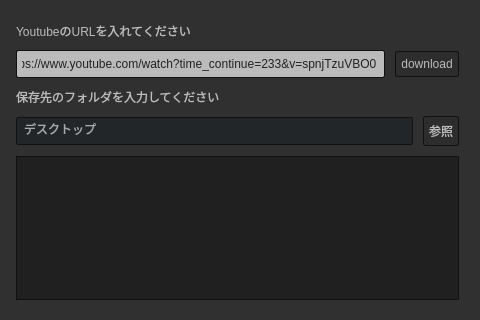
<?xml version="1.0" encoding="UTF-8"?>
<ui version="4.0">
 <class>Form</class>
 <widget class="QWidget" name="Form">
  <property name="geometry">
   <rect>
    <x>0</x>
    <y>0</y>
    <width>480</width>
    <height>320</height>
   </rect>
  </property>
  <property name="sizePolicy">
   <sizepolicy hsizetype="Fixed" vsizetype="Fixed">
    <horstretch>0</horstretch>
    <verstretch>0</verstretch>
   </sizepolicy>
  </property>
  <property name="minimumSize">
   <size>
    <width>480</width>
    <height>320</height>
   </size>
  </property>
  <property name="contextMenuPolicy">
   <enum>Qt::ActionsContextMenu</enum>
  </property>
  <property name="windowTitle">
   <string>Form</string>
  </property>
  <property name="styleSheet">
   <string notr="true">#Form{
background-color: #303030;
}

QTreeView, QListView
{
    border: 1px solid #111;
    background-color: #222;
}


QListView::item:!selected:hover, QListView::item:!selected:hover, QTreeView::item:!selected:hover  {
    background: rgba(0, 0, 0, 0);
    outline: 0;
    color: #eff0f1
}

QListView::item:selected:hover, QListView::item:selected:hover, QTreeView::item:selected:hover  {
    background: #3daee9;
    color: #eff0f1;
}


QTableView::item:pressed, QListView::item:pressed, QTreeView::item:pressed  {
    background: #3daee9;
    color: #eff0f1;
}

QTableView::item:selected:active, QTreeView::item:selected:active, QListView::item:selected:active  {
    background: #3daee9;
    color: #eff0f1;
}
</string>
  </property>
  <layout class="QVBoxLayout" name="verticalLayout">
   <property name="spacing">
    <number>10</number>
   </property>
   <property name="leftMargin">
    <number>16</number>
   </property>
   <property name="topMargin">
    <number>22</number>
   </property>
   <property name="rightMargin">
    <number>21</number>
   </property>
   <property name="bottomMargin">
    <number>20</number>
   </property>
   <item>
    <widget class="QLabel" name="label_url">
     <property name="styleSheet">
      <string notr="true">#label_url{
	color: #bbb;
}</string>
     </property>
     <property name="text">
      <string>YoutubeのURLを入れてください</string>
     </property>
    </widget>
   </item>
   <item>
    <layout class="QHBoxLayout" name="horizontalLayout">
     <item>
      <widget class="QLineEdit" name="lineEdit_url">
       <property name="minimumSize">
        <size>
         <width>0</width>
         <height>0</height>
        </size>
       </property>
       <property name="mouseTracking">
        <bool>true</bool>
       </property>
       <property name="focusPolicy">
        <enum>Qt::StrongFocus</enum>
       </property>
       <property name="styleSheet">
        <string notr="true">QLineEdit
{
    background-color: #bbb;
    padding: 5px;
    border-style: solid;
    border: 1px solid #111;
    border-radius: 2px;
    color: #222;
}</string>
       </property>
       <property name="text">
        <string>https://www.youtube.com/watch?time_continue=233&amp;v=spnjTzuVBO0</string>
       </property>
       <property name="echoMode">
        <enum>QLineEdit::Normal</enum>
       </property>
       <property name="dragEnabled">
        <bool>true</bool>
       </property>
       <property name="readOnly">
        <bool>false</bool>
       </property>
       <property name="cursorMoveStyle">
        <enum>Qt::VisualMoveStyle</enum>
       </property>
      </widget>
     </item>
     <item>
      <widget class="QPushButton" name="btn_download">
       <property name="maximumSize">
        <size>
         <width>80</width>
         <height>16777215</height>
        </size>
       </property>
       <property name="styleSheet">
        <string notr="true">
QPushButton
{
    color: #bbb;
    background-color: #2d2d2d;
    border-width: 1px;
    border-color: #111;
    border-style: solid;
    padding: 5px;
    border-radius: 2px;
    outline: none;
}

QPushButton:disabled
{
    background-color: #31363b;
    border-width: 1px;
    border-color: #454545;
    border-style: solid;
    padding-top: 5px;
    padding-bottom: 5px;
    padding-left: 10px;
    padding-right: 10px;
    border-radius: 2px;
    color: #454545;
}

QPushButton:focus {
    background-color: #3daee9;
    color: white;
}

QPushButton:pressed
{
    background-color: #3daee9;
    padding-top: -15px;
    padding-bottom: -17px;
}</string>
       </property>
       <property name="text">
        <string>download</string>
       </property>
      </widget>
     </item>
    </layout>
   </item>
   <item>
    <widget class="QLabel" name="label_savedir">
     <property name="styleSheet">
      <string notr="true">#label_savedir{
	color: #bbb;
}</string>
     </property>
     <property name="text">
      <string>保存先のフォルダを入力してください</string>
     </property>
    </widget>
   </item>
   <item>
    <layout class="QHBoxLayout" name="horizontalLayout_2">
     <item>
      <widget class="QLineEdit" name="lineEdit_savedir">
       <property name="enabled">
        <bool>true</bool>
       </property>
       <property name="minimumSize">
        <size>
         <width>0</width>
         <height>0</height>
        </size>
       </property>
       <property name="styleSheet">
        <string notr="true">QLineEdit
{
    background-color: #232629;
    padding: 5px;
    border-style: solid;
    border: 1px solid #111;
    border-radius: 2px;
    color: #aaa;
}</string>
       </property>
       <property name="text">
        <string>デスクトップ</string>
       </property>
       <property name="readOnly">
        <bool>true</bool>
       </property>
       <property name="cursorMoveStyle">
        <enum>Qt::LogicalMoveStyle</enum>
       </property>
      </widget>
     </item>
     <item>
      <widget class="QPushButton" name="btn_opendir">
       <property name="maximumSize">
        <size>
         <width>80</width>
         <height>16777215</height>
        </size>
       </property>
       <property name="styleSheet">
        <string notr="true">
QPushButton
{
    color: #bbb;
    background-color: #2d2d2d;;
    border-width: 1px;
    border-color: #111;
    border-style: solid;
    padding: 5px;
    border-radius: 2px;
    outline: none;
}

QPushButton:disabled
{
    background-color: #31363b;
    border-width: 1px;
    border-color: #454545;
    border-style: solid;
    padding-top: 5px;
    padding-bottom: 5px;
    padding-left: 10px;
    padding-right: 10px;
    border-radius: 2px;
    color: #454545;
}

QPushButton:focus {
    background-color: #3daee9;
    color: white;
}

QPushButton:pressed
{
    background-color: #3daee9;
    padding-top: -15px;
    padding-bottom: -17px;
}</string>
       </property>
       <property name="text">
        <string>参照</string>
       </property>
       <property name="checkable">
        <bool>false</bool>
       </property>
      </widget>
     </item>
    </layout>
   </item>
   <item>
    <widget class="DragDropTreeView" name="treeview">
     <property name="styleSheet">
      <string notr="true">
QTreeView, QListView
{
    border: 1px solid #111;
    background-color: #202020;;
    color: #bbb
}


QListView::item:!selected:hover, QListView::item:!selected:hover, QTreeView::item:!selected:hover  {
    background: rgba(0, 0, 0, 0);
    outline: 0;
    color: #bbb
}

QListView::item:selected:hover, QListView::item:selected:hover, QTreeView::item:selected:hover  {
    background: #2d2d2d;
    color: #bbb;
}

 

QListView::item:!selected:hover, QListView::item:!selected:hover, QTreeView::item:!selected:hover  {
    background: rgba(0, 0, 0, 0);
    outline: 0;
    color: #eff0f1
}

QListView::item:selected:hover, QListView::item:selected:hover, QTreeView::item:selected:hover  {
    background: #2d2d2d;
    color: #eff0f1;
}


QTableView::item:pressed, QListView::item:pressed, QTreeView::item:pressed  {
    background: #2d2d2d;
    color: #eff0f1;
}

QTableView::item:selected:active, QTreeView::item:selected:active, QListView::item:selected:active  {
    background: #2d2d2d;
    color: #eff0f1;
}


QTableView, 
QHeaderView
{
	border-radius: 0px;
}

QHeaderView
{
	background-color: #303030;
	border: 0px transparent;
	border-radius: 0px;
	margin: 0px;
	padding: 0px;

}
 
QHeaderView::section  {
	background-color: #303030;
	color: #eff0f1;
	padding: 5px;
	border: 0px solid #111;
	border-radius: 0px;
	text-align: center;
}

QHeaderView::section::vertical::first, 
QHeaderView::section::vertical::only-one
{
	border-top: 1px solid #111;
}

QHeaderView::section::vertical
{
	border-top: transparent;
}

QHeaderView::section::horizontal::first, 
QHeaderView::section::horizontal::only-one
{
	border-left: 0px solid #111;
}

QHeaderView::section::horizontal
{
	border-left: transparent;
}

QHeaderView::section:checked
{
	color: white;
	background-color: #303030;
}
</string>
     </property>
    </widget>
   </item>
  </layout>
 </widget>
 <customwidgets>
  <customwidget>
   <class>DragDropTreeView</class>
   <extends>QTreeView</extends>
   <header>dragdroptreeview.h</header>
  </customwidget>
 </customwidgets>
 <resources/>
 <connections>
  <connection>
   <sender>btn_download</sender>
   <signal>released()</signal>
   <receiver>Form</receiver>
   <slot>on_btn_download()</slot>
   <hints>
    <hint type="sourcelabel">
     <x>411</x>
     <y>38</y>
    </hint>
    <hint type="destinationlabel">
     <x>655</x>
     <y>62</y>
    </hint>
   </hints>
  </connection>
  <connection>
   <sender>btn_opendir</sender>
   <signal>released()</signal>
   <receiver>Form</receiver>
   <slot>on_btn_savedir()</slot>
   <hints>
    <hint type="sourcelabel">
     <x>427</x>
     <y>89</y>
    </hint>
    <hint type="destinationlabel">
     <x>656</x>
     <y>98</y>
    </hint>
   </hints>
  </connection>
 </connections>
 <slots>
  <slot>on_btn_download()</slot>
  <slot>on_btn_savedir()</slot>
 </slots>
</ui>
